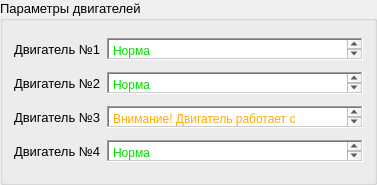
                <widget class="QGroupBox" name="groupBoxEnginesParameters">
                 <property name="sizePolicy">
                  <sizepolicy hsizetype="Expanding" vsizetype="Fixed">
                   <horstretch>0</horstretch>
                   <verstretch>0</verstretch>
                  </sizepolicy>
                 </property>
                 <property name="minimumSize">
                  <size>
                   <width>0</width>
                   <height>185</height>
                  </size>
                 </property>
                 <property name="maximumSize">
                  <size>
                   <width>16777215</width>
                   <height>16777215</height>
                  </size>
                 </property>
                 <property name="font">
                  <font>
                   <pointsize>10</pointsize>
                  </font>
                 </property>
                 <property name="title">
                  <string>Параметры двигателей</string>
                 </property>
                 <layout class="QVBoxLayout" name="verticalLayout_12" stretch="1,1,1,1">
                  <item>
                   <layout class="QHBoxLayout" name="layoutEngineParameters1">
                    <item>
                     <widget class="QLabel" name="labelEngineParameters1">
                      <property name="text">
                       <string>Двигатель №1</string>
                      </property>
                     </widget>
                    </item>
                    <item>
                     <widget class="QTextEdit" name="textEditEngineParameters1">
                      <property name="sizePolicy">
                       <sizepolicy hsizetype="Expanding" vsizetype="Expanding">
                        <horstretch>0</horstretch>
                        <verstretch>0</verstretch>
                       </sizepolicy>
                      </property>
                      <property name="maximumSize">
                       <size>
                        <width>16777215</width>
                        <height>22</height>
                       </size>
                      </property>
                      <property name="frameShape">
                       <enum>QFrame::WinPanel</enum>
                      </property>
                      <property name="html">
                       <string>&lt;!DOCTYPE HTML PUBLIC &quot;-//W3C//DTD HTML 4.0//EN&quot; &quot;http://www.w3.org/TR/REC-html40/strict.dtd&quot;&gt;
&lt;html&gt;&lt;head&gt;&lt;meta name=&quot;qrichtext&quot; content=&quot;1&quot; /&gt;&lt;meta charset=&quot;utf-8&quot; /&gt;&lt;style type=&quot;text/css&quot;&gt;
p, li { white-space: pre-wrap; }
hr { height: 1px; border-width: 0; }
li.unchecked::marker { content: &quot;\2610&quot;; }
li.checked::marker { content: &quot;\2612&quot;; }
&lt;/style&gt;&lt;/head&gt;&lt;body style=&quot; font-family:'Segoe UI'; font-size:10pt; font-weight:400; font-style:normal;&quot;&gt;
&lt;p style=&quot; margin-top:0px; margin-bottom:0px; margin-left:0px; margin-right:0px; -qt-block-indent:0; text-indent:0px;&quot;&gt;&lt;span style=&quot; font-size:9pt; color:#00dc00;&quot;&gt;Норма&lt;/span&gt;&lt;/p&gt;&lt;/body&gt;&lt;/html&gt;</string>
                      </property>
                     </widget>
                    </item>
                   </layout>
                  </item>
                  <item>
                   <layout class="QHBoxLayout" name="layoutEngineParameters2">
                    <item>
                     <widget class="QLabel" name="labelEngineParameters2">
                      <property name="text">
                       <string>Двигатель №2</string>
                      </property>
                     </widget>
                    </item>
                    <item>
                     <widget class="QTextEdit" name="textEditEngineParameters2">
                      <property name="sizePolicy">
                       <sizepolicy hsizetype="Expanding" vsizetype="Expanding">
                        <horstretch>0</horstretch>
                        <verstretch>0</verstretch>
                       </sizepolicy>
                      </property>
                      <property name="maximumSize">
                       <size>
                        <width>16777215</width>
                        <height>22</height>
                       </size>
                      </property>
                      <property name="frameShape">
                       <enum>QFrame::WinPanel</enum>
                      </property>
                      <property name="html">
                       <string>&lt;!DOCTYPE HTML PUBLIC &quot;-//W3C//DTD HTML 4.0//EN&quot; &quot;http://www.w3.org/TR/REC-html40/strict.dtd&quot;&gt;
&lt;html&gt;&lt;head&gt;&lt;meta name=&quot;qrichtext&quot; content=&quot;1&quot; /&gt;&lt;meta charset=&quot;utf-8&quot; /&gt;&lt;style type=&quot;text/css&quot;&gt;
p, li { white-space: pre-wrap; }
hr { height: 1px; border-width: 0; }
li.unchecked::marker { content: &quot;\2610&quot;; }
li.checked::marker { content: &quot;\2612&quot;; }
&lt;/style&gt;&lt;/head&gt;&lt;body style=&quot; font-family:'Segoe UI'; font-size:10pt; font-weight:400; font-style:normal;&quot;&gt;
&lt;p style=&quot; margin-top:0px; margin-bottom:0px; margin-left:0px; margin-right:0px; -qt-block-indent:0; text-indent:0px;&quot;&gt;&lt;span style=&quot; font-size:9pt; color:#00dc00;&quot;&gt;Норма&lt;/span&gt;&lt;/p&gt;&lt;/body&gt;&lt;/html&gt;</string>
                      </property>
                     </widget>
                    </item>
                   </layout>
                  </item>
                  <item>
                   <layout class="QHBoxLayout" name="layoutEngineParameters3">
                    <item>
                     <widget class="QLabel" name="labelEngineParameters3">
                      <property name="text">
                       <string>Двигатель №3</string>
                      </property>
                     </widget>
                    </item>
                    <item>
                     <widget class="QTextEdit" name="textEditEngineParameters3">
                      <property name="sizePolicy">
                       <sizepolicy hsizetype="Expanding" vsizetype="Expanding">
                        <horstretch>0</horstretch>
                        <verstretch>0</verstretch>
                       </sizepolicy>
                      </property>
                      <property name="maximumSize">
                       <size>
                        <width>16777215</width>
                        <height>22</height>
                       </size>
                      </property>
                      <property name="frameShape">
                       <enum>QFrame::WinPanel</enum>
                      </property>
                      <property name="html">
                       <string>&lt;!DOCTYPE HTML PUBLIC &quot;-//W3C//DTD HTML 4.0//EN&quot; &quot;http://www.w3.org/TR/REC-html40/strict.dtd&quot;&gt;
&lt;html&gt;&lt;head&gt;&lt;meta name=&quot;qrichtext&quot; content=&quot;1&quot; /&gt;&lt;meta charset=&quot;utf-8&quot; /&gt;&lt;style type=&quot;text/css&quot;&gt;
p, li { white-space: pre-wrap; }
hr { height: 1px; border-width: 0; }
li.unchecked::marker { content: &quot;\2610&quot;; }
li.checked::marker { content: &quot;\2612&quot;; }
&lt;/style&gt;&lt;/head&gt;&lt;body style=&quot; font-family:'Segoe UI'; font-size:10pt; font-weight:400; font-style:normal;&quot;&gt;
&lt;p style=&quot; margin-top:0px; margin-bottom:0px; margin-left:0px; margin-right:0px; -qt-block-indent:0; text-indent:0px;&quot;&gt;&lt;span style=&quot; font-size:9pt; color:#ffaa00;&quot;&gt;Внимание! Двигатель работает с перебоями! Необходимо запустить диагностическую процедуру!&lt;/span&gt;&lt;/p&gt;&lt;/body&gt;&lt;/html&gt;</string>
                      </property>
                     </widget>
                    </item>
                   </layout>
                  </item>
                  <item>
                   <layout class="QHBoxLayout" name="layoutEngineParameters4">
                    <item>
                     <widget class="QLabel" name="labelEngineParameters4">
                      <property name="text">
                       <string>Двигатель №4</string>
                      </property>
                     </widget>
                    </item>
                    <item>
                     <widget class="QTextEdit" name="textEditEngineParameters4">
                      <property name="sizePolicy">
                       <sizepolicy hsizetype="Expanding" vsizetype="Expanding">
                        <horstretch>0</horstretch>
                        <verstretch>0</verstretch>
                       </sizepolicy>
                      </property>
                      <property name="maximumSize">
                       <size>
                        <width>16777215</width>
                        <height>22</height>
                       </size>
                      </property>
                      <property name="frameShape">
                       <enum>QFrame::WinPanel</enum>
                      </property>
                      <property name="html">
                       <string>&lt;!DOCTYPE HTML PUBLIC &quot;-//W3C//DTD HTML 4.0//EN&quot; &quot;http://www.w3.org/TR/REC-html40/strict.dtd&quot;&gt;
&lt;html&gt;&lt;head&gt;&lt;meta name=&quot;qrichtext&quot; content=&quot;1&quot; /&gt;&lt;meta charset=&quot;utf-8&quot; /&gt;&lt;style type=&quot;text/css&quot;&gt;
p, li { white-space: pre-wrap; }
hr { height: 1px; border-width: 0; }
li.unchecked::marker { content: &quot;\2610&quot;; }
li.checked::marker { content: &quot;\2612&quot;; }
&lt;/style&gt;&lt;/head&gt;&lt;body style=&quot; font-family:'Segoe UI'; font-size:10pt; font-weight:400; font-style:normal;&quot;&gt;
&lt;p style=&quot; margin-top:0px; margin-bottom:0px; margin-left:0px; margin-right:0px; -qt-block-indent:0; text-indent:0px;&quot;&gt;&lt;span style=&quot; font-size:9pt; color:#00dc00;&quot;&gt;Норма&lt;/span&gt;&lt;/p&gt;&lt;/body&gt;&lt;/html&gt;</string>
                      </property>
                     </widget>
                    </item>
                   </layout>
                  </item>
                 </layout>
                </widget>
